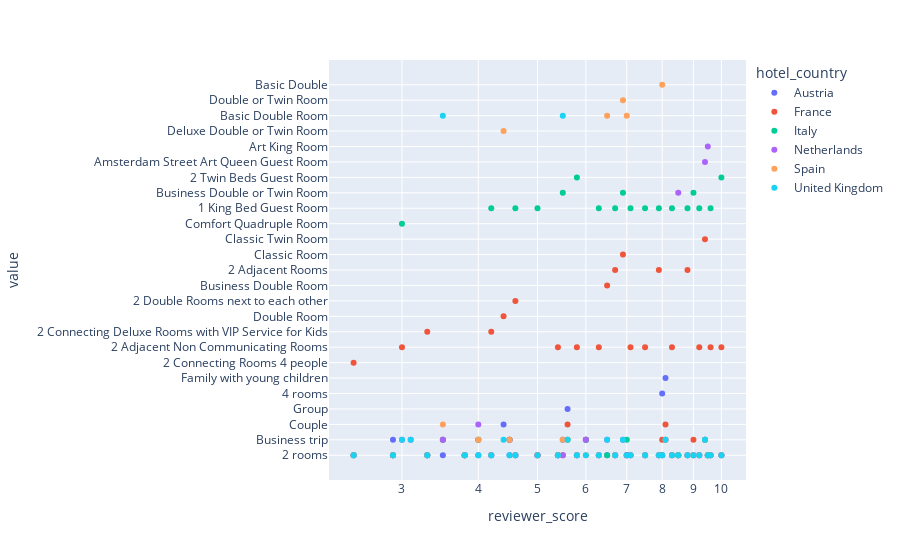

Notebook cell for this chart:
### Code cell
#визуализируем полученную матрицу
px.scatter(df, log_x=True, size_max=60)

### Figure 1 — Plotly figure (JSON) as saved in the notebook; plotly's stock layout.template omitted (floating-point values rounded to 4 significant figures)
{"data": [{"hovertemplate": "hotel_country=Austria<br>reviewer_score=%{x}<br>value=%{y}<extra></extra>", "legendgroup": "Austria", "marker": {"color": "#636efa", "symbol": "circle"}, "mode": "markers", "name": "Austria", "orientation": "v", "showlegend": true, "type": "scatter", "x": [2.5, 2.9, 3, 3.1, 3.3, 3.5, 3.8, 4, 4.2, 4.4, 4.5, 4.6, 5, 5.4, 5.5, 5.6, 5.8, 6, 6.3, 6.5, 6.7, 6.9, 7, 7.1, 7.5, 7.9, 8, 8.1, 8.3, 8.5, 8.8, 9, 9.2, 9.4, 9.5, 9.6, 10], "xaxis": "x", "y": ["2 rooms", "Business trip", null, null, "2 rooms", "2 rooms", "2 rooms", "2 rooms", "2 rooms", "Couple", "2 rooms", "2 rooms", "2 rooms", "2 rooms", "Business trip", "Group", "2 rooms", "Business trip", "2 rooms", "2 rooms", "2 rooms", null, "2 rooms", "2 rooms", "2 rooms", "2 rooms", "4 rooms", "Family with young children", "2 rooms", "2 rooms", "2 rooms", "2 rooms", "2 rooms", "Business trip", "2 rooms", "2 rooms", "2 rooms"], "yaxis": "y"}, {"hovertemplate": "hotel_country=France<br>reviewer_score=%{x}<br>value=%{y}<extra></extra>", "legendgroup": "France", "marker": {"color": "#EF553B", "symbol": "circle"}, "mode": "markers", "name": "France", "orientation": "v", "showlegend": true, "type": "scatter", "x": [2.5, 2.9, 3, 3.1, 3.3, 3.5, 3.8, 4, 4.2, 4.4, 4.5, 4.6, 5, 5.4, 5.5, 5.6, 5.8, 6, 6.3, 6.5, 6.7, 6.9, 7, 7.1, 7.5, 7.9, 8, 8.1, 8.3, 8.5, 8.8, 9, 9.2, 9.4, 9.5, 9.6, 10], "xaxis": "x", "y": ["2 Connecting Rooms 4 people", "2 rooms", "2 Adjacent Non Communicating Rooms", null, "2 Connecting Deluxe Rooms with VIP Service for Kids", "Business trip", "2 rooms", "Business trip", "2 Connecting Deluxe Rooms with VIP Service for Kids", "Double Room", "Business trip", "2 Double Rooms next to each other", "2 rooms", "2 Adjacent Non Communicating Rooms", "2 rooms", "Couple", "2 Adjacent Non Communicating Rooms", "Business trip", "2 Adjacent Non Communicating Rooms", "Business Double Room", "2 Adjacent Rooms", "Classic Room", "2 rooms", "2 Adjacent Non Communicating Rooms", "2 Adjacent Non Communicating Rooms", "2 Adjacent Rooms", "Business trip", "Couple", "2 Adjacent Non Communicating Rooms", "2 rooms", "2 Adjacent Rooms", "Business trip", "2 Adjacent Non Communicating Rooms", "Classic Twin Room", "2 rooms", "2 Adjacent Non Communicating Rooms", "2 Adjacent Non Communicating Rooms"], "yaxis": "y"}, {"hovertemplate": "hotel_country=Italy<br>reviewer_score=%{x}<br>value=%{y}<extra></extra>", "legendgroup": "Italy", "marker": {"color": "#00cc96", "symbol": "circle"}, "mode": "markers", "name": "Italy", "orientation": "v", "showlegend": true, "type": "scatter", "x": [2.5, 2.9, 3, 3.1, 3.3, 3.5, 3.8, 4, 4.2, 4.4, 4.5, 4.6, 5, 5.4, 5.5, 5.6, 5.8, 6, 6.3, 6.5, 6.7, 6.9, 7, 7.1, 7.5, 7.9, 8, 8.1, 8.3, 8.5, 8.8, 9, 9.2, 9.4, 9.5, 9.6, 10], "xaxis": "x", "y": ["2 rooms", "2 rooms", "Comfort Quadruple Room", null, "2 rooms", "Business trip", "2 rooms", "Business trip", "1 King Bed Guest Room", null, "Business trip", "1 King Bed Guest Room", "1 King Bed Guest Room", "2 rooms", "Business Double or Twin Room", "Business trip", "2 Twin Beds Guest Room", "Business trip", "1 King Bed Guest Room", "2 rooms", "1 King Bed Guest Room", "Business Double or Twin Room", "Business trip", "1 King Bed Guest Room", "1 King Bed Guest Room", "1 King Bed Guest Room", "2 rooms", null, "1 King Bed Guest Room", "2 rooms", "1 King Bed Guest Room", "Business Double or Twin Room", "1 King Bed Guest Room", "Business trip", "2 rooms", "1 King Bed Guest Room", "2 Twin Beds Guest Room"], "yaxis": "y"}, {"hovertemplate": "hotel_country=Netherlands<br>reviewer_score=%{x}<br>value=%{y}<extra></extra>", "legendgroup": "Netherlands", "marker": {"color": "#ab63fa", "symbol": "circle"}, "mode": "markers", "name": "Netherlands", "orientation": "v", "showlegend": true, "type": "scatter", "x": [2.5, 2.9, 3, 3.1, 3.3, 3.5, 3.8, 4, 4.2, 4.4, 4.5, 4.6, 5, 5.4, 5.5, 5.6, 5.8, 6, 6.3, 6.5, 6.7, 6.9, 7, 7.1, 7.5, 7.9, 8, 8.1, 8.3, 8.5, 8.8, 9, 9.2, 9.4, 9.5, 9.6, 10], "xaxis": "x", "y": ["2 rooms", "2 rooms", "Business trip", "Business trip", "2 rooms", "Business trip", "2 rooms", "Couple", "2 rooms", null, "Business trip", "2 rooms", "2 rooms", "2 rooms", "2 rooms", null, "2 rooms", "Business trip", "2 rooms", "Business trip", "2 rooms", "Business trip", "2 rooms", "2 rooms", "2 rooms", "2 rooms", "2 rooms", "Business trip", "2 rooms", "Business Double or Twin Room", "2 rooms", "2 rooms", "2 rooms", "Amsterdam Street Art Queen Guest Room", "Art King Room", "2 rooms", "2 rooms"], "yaxis": "y"}, {"hovertemplate": "hotel_country=Spain<br>reviewer_score=%{x}<br>value=%{y}<extra></extra>", "legendgroup": "Spain", "marker": {"color": "#FFA15A", "symbol": "circle"}, "mode": "markers", "name": "Spain", "orientation": "v", "showlegend": true, "type": "scatter", "x": [2.5, 2.9, 3, 3.1, 3.3, 3.5, 3.8, 4, 4.2, 4.4, 4.5, 4.6, 5, 5.4, 5.5, 5.6, 5.8, 6, 6.3, 6.5, 6.7, 6.9, 7, 7.1, 7.5, 7.9, 8, 8.1, 8.3, 8.5, 8.8, 9, 9.2, 9.4, 9.5, 9.6, 10], "xaxis": "x", "y": ["2 rooms", "2 rooms", null, null, "2 rooms", "Couple", "2 rooms", "Business trip", "2 rooms", "Deluxe Double or Twin Room", "Business trip", "2 rooms", "2 rooms", "2 rooms", "Business trip", "Business trip", "2 rooms", "2 rooms", "2 rooms", "Basic Double Room", "2 rooms", "Double or Twin Room", "Basic Double Room", "2 rooms", "2 rooms", "2 rooms", "Basic Double", "Business trip", "2 rooms", "2 rooms", "2 rooms", "2 rooms", "2 rooms", "Business trip", "2 rooms", "2 rooms", "2 rooms"], "yaxis": "y"}, {"hovertemplate": "hotel_country=United Kingdom<br>reviewer_score=%{x}<br>value=%{y}<extra></extra>", "legendgroup": "United Kingdom", "marker": {"color": "#19d3f3", "symbol": "circle"}, "mode": "markers", "name": "United Kingdom", "orientation": "v", "showlegend": true, "type": "scatter", "x": [2.5, 2.9, 3, 3.1, 3.3, 3.5, 3.8, 4, 4.2, 4.4, 4.5, 4.6, 5, 5.4, 5.5, 5.6, 5.8, 6, 6.3, 6.5, 6.7, 6.9, 7, 7.1, 7.5, 7.9, 8, 8.1, 8.3, 8.5, 8.8, 9, 9.2, 9.4, 9.5, 9.6, 10], "xaxis": "x", "y": ["2 rooms", "2 rooms", "Business trip", "Business trip", "2 rooms", "Basic Double Room", "2 rooms", "2 rooms", "2 rooms", "Business trip", "2 rooms", "2 rooms", "2 rooms", "2 rooms", "Basic Double Room", "Business trip", "2 rooms", "2 rooms", "2 rooms", "Business trip", "2 rooms", "Business trip", "2 rooms", "2 rooms", "2 rooms", "2 rooms", "2 rooms", "Business trip", "2 rooms", "2 rooms", "2 rooms", "2 rooms", "2 rooms", "Business trip", "2 rooms", "2 rooms", "2 rooms"], "yaxis": "y"}], "layout": {"legend": {"title": {"text": "hotel_country"}, "tracegroupgap": 0}, "margin": {"t": 60}, "xaxis": {"anchor": "y", "domain": [0, 1], "title": {"text": "reviewer_score"}, "type": "log"}, "yaxis": {"anchor": "x", "domain": [0, 1], "title": {"text": "value"}}}}
